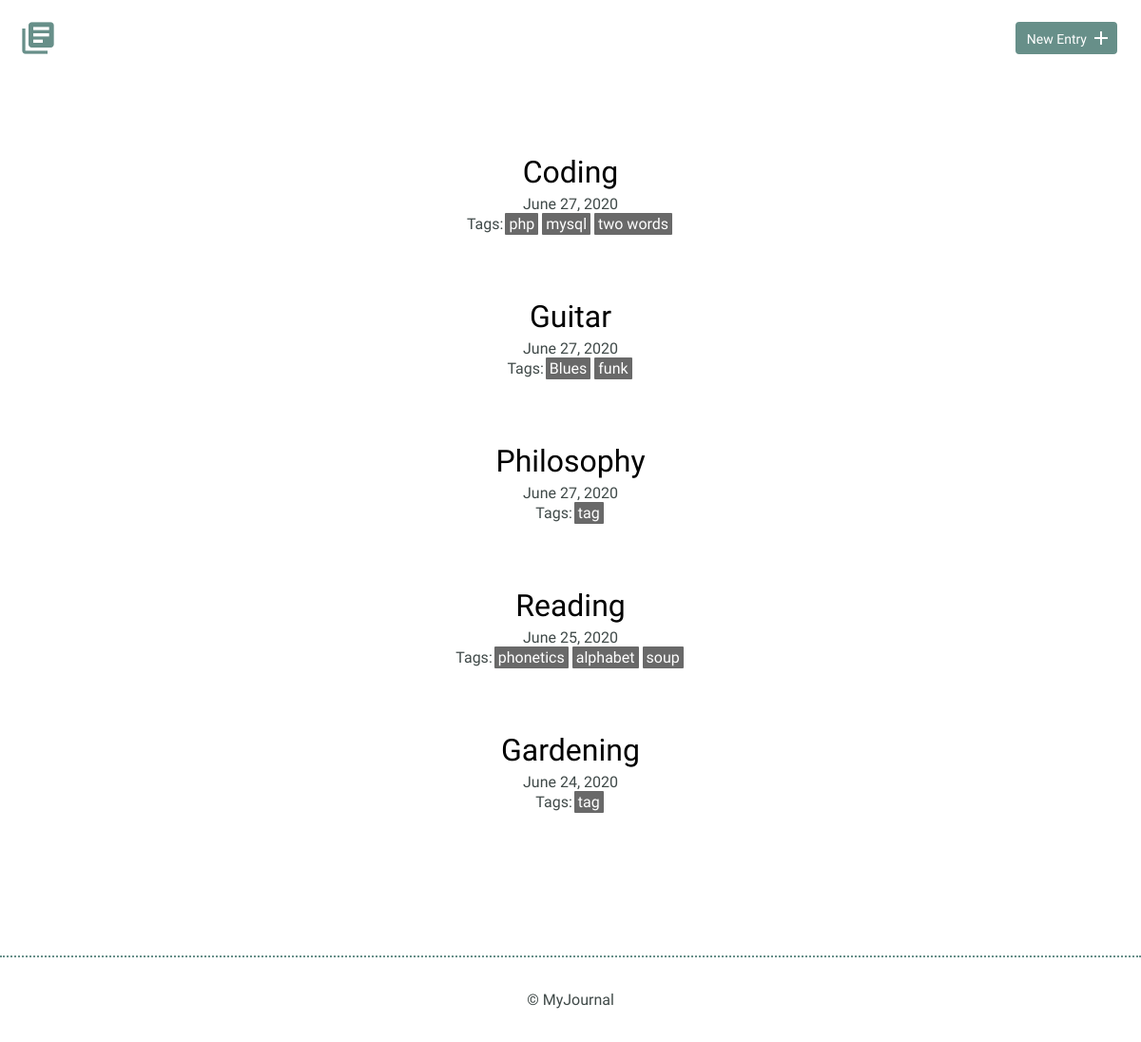
The page / on the database its author committed.
### tables this page shows
CREATE TABLE entries (
    id         INTEGER,
    title      TEXT,
    date       TEXT,
    time_spent INTEGER,
    learned    BLOB,
    resources  BLOB,
    PRIMARY KEY (
        id
    )
);

CREATE TABLE tags (
    tag_id INTEGER PRIMARY KEY,
    tag_name TEXT NOT NULL UNIQUE
);

### inc/functions.php (called while the page is built, shortened)
<?php
function getEntries() {
    include 'connection.php';
    try {
        $sql = "SELECT id, title, date FROM entries
                ORDER BY date DESC";
        $results = $db->query($sql);
    } catch (Exception $e) {
        echo 'error: ' . $e->getMessage();
    }
    return $results->fetchAll(PDO::FETCH_ASSOC);
}
function getTags($entry_id) {
    include 'connection.php';
    try {
        $sql = 'SELECT tags.tag_name, entry_tags_link.entry_id FROM tags
                JOIN entry_tags_link ON tags.tag_id = entry_tags_link.tag_id
                WHERE entry_id = ?';
        $results = $db->prepare($sql);
        $results->bindValue(1, $entry_id, PDO::PARAM_INT);
        $results->execute();
    } catch (Exception $e) {
        echo "error: " . $e->getMessage();
    }
    return $results->fetchAll(PDO::FETCH_ASSOC);
}
function convertDate($date) {
    $timestamp = strtotime($date);
    $formatted_time = date('F j, Y', $timestamp);
    return $formatted_time;
}

### index.php (the view, shortened to what this page needs)
<?php
include 'inc/functions.php';
?>
<html>
    <head>
        <link rel="stylesheet" href="css/normalize.css">
        <link rel="stylesheet" href="css/site.css">
    </head>
    <body>
    <?php include 'header.php'; ?>
        <section>
            <div class="container">
                <div class="entry-list">
                    <?php
                        $entries = getEntries();
                        foreach($entries as $entry) {
                            $tags = getTags($entry['id']);
                            echo "<article>";
                            echo "<h2><a href=\"detail.php?id={$entry['id']}\">{$entry['title']}</a></h2>";
                            echo "<time datetime=\"{$entry['date']}\">" . convertDate($entry['date']) . "</time>";
                            echo "<div>";
                            echo "<span>Tags:</span>";
                                foreach($tags as $key=>$tag) {
                                    echo "<span class='tags'>{$tag['tag_name']}</span>";
                                }
                            echo "</div>";
                            echo "</article>";
                        }
                    ?>
                </div>
            </div>
        </section>
        <?php include 'footer.php'; ?>
    </body>
</html>

### header.php
<header>
    <link rel="stylesheet" href="https://cdnjs.cloudflare.com/ajax/libs/animate.css/4.0.0/animate.min.css"/>
    <div class="container">
        <div class="site-header">
            <a class="logo" href="index.php"><i class="material-icons">library_books</i></a>
            <a class="button icon-right" href="new.php"><span>New Entry</span> <i class="material-icons">add</i></a>
        </div>
    </div>
</header>

### footer.php
<footer>
    <div>
        &copy; MyJournal
    </div>
</footer>

### css/site.css (style rules this page uses)
body { font-size: 16px; color: #404a49; font-family: 'Cousine', serif; font-weight: 400; }
.container { margin: 0 auto; padding: 0 25px; }
header .site-header { margin: 0 auto; height: 95px; }
header .logo i { color: #678f89; margin: 20px 0 0 -5px; float: left; font-size: 40px; }
header .button { float: right; margin: 33px 0 0 0; }
footer { text-align: center; padding: 35px 0; border-top: 2px dotted #678f89; }
.button { padding: 8px 10px 6px 10px; background: #678f89; border: 2px solid #678f89; border-radius: 4px; text-decoration: none; color: #FFF; position: relative; text-align: center; font-size: 14px; }
.button.icon-right { padding-right: 30px; top: -10px; }
.button.icon-right i { position: absolute; top: 3px; right: 3px; }
h1, h2, h3 { margin: 0; font-weight: 400; line-height: 1em; color: #000; }
h2 { font-size: 32px; }
h2 a { text-decoration: none; color: #000; }
.tags { display: inline-block; background-color: dimgrey; margin: 0 2px; padding: 2px 4px; color: white; border-radius: 1px; }
.entry-list, .edit-entry, .new-entry { max-width: 800px; margin: 0 auto; padding: 70px 0 150px 0; }
.entry-list article { margin-bottom: 70px; text-align: center; }
.entry-list article:last-child { margin-bottom: 0; }
.entry-list article h2 { margin-bottom: 8px; }

### rows shown on the page
entries: title "Coding", date "June 27, 2020"
tags: tag_name "php"
tags: tag_name "mysql"
tags: tag_name "two words"
entries: title "Guitar", date "June 27, 2020"
tags: tag_name "Blues"
tags: tag_name "funk"
entries: title "Philosophy", date "June 27, 2020"
tags: tag_name "tag"
entries: title "Reading", date "June 25, 2020"
tags: tag_name "phonetics"
tags: tag_name "alphabet"
tags: tag_name "soup"
entries: title "Gardening", date "June 24, 2020"
